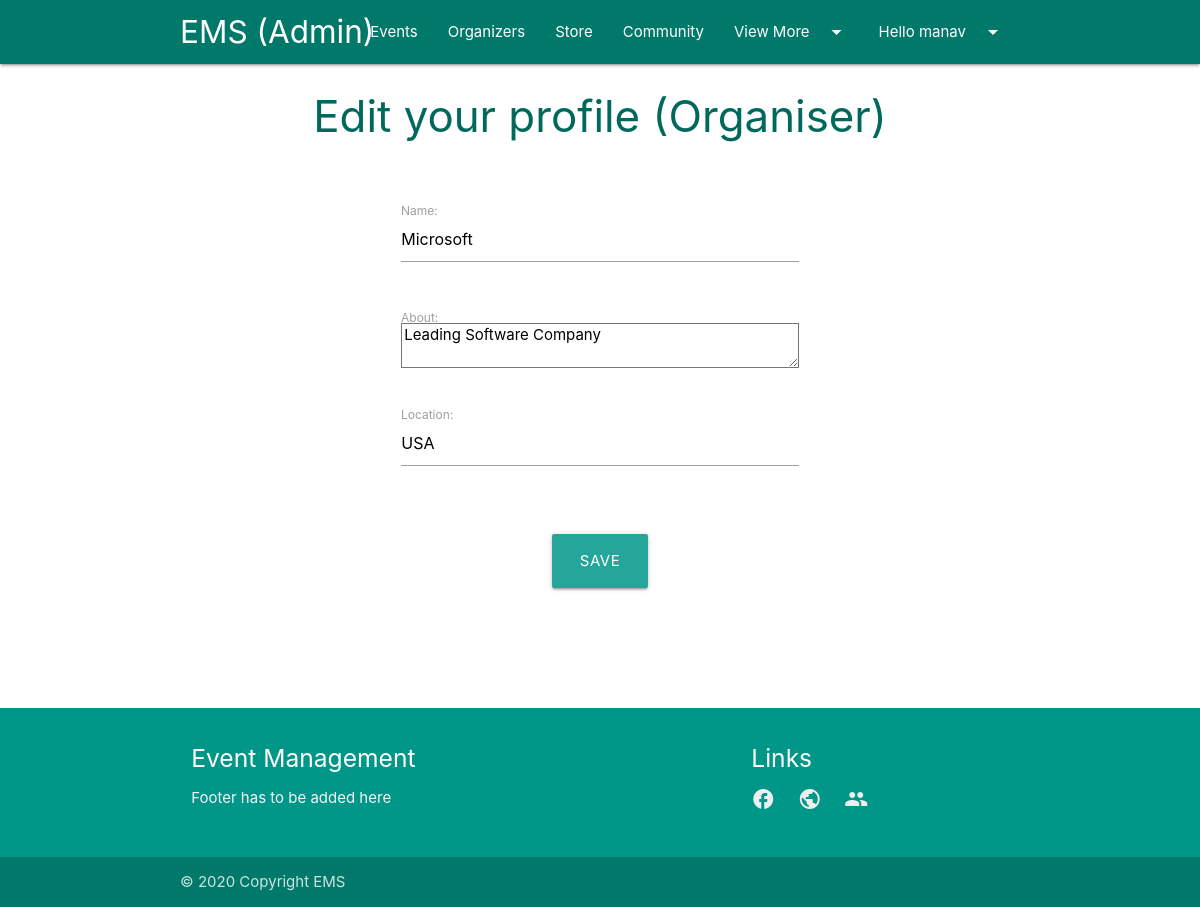
Screenshot of /edit_profile_organiser/13 (signed in) with the database file from the repository.
### ems/models.py (models this page shows, shortened)
class Organiser(models.Model):
    user = models.OneToOneField(User, null=True, on_delete=models.CASCADE)
    name = models.CharField(max_length=200, null=True)
    about = models.TextField(max_length=600, null=True)
    location = models.CharField(max_length=200, null=True)

### ems/views.py (the view)
# urls.py: path('edit_profile_organiser/<str:pk>', views.editProfileOrganiser, name='edit_profile_organiser')
@login_required(login_url='login')
def editProfileOrganiser(request, pk):
    organiser = Organiser.objects.get(id=pk)
    form = OrganiserForm(instance=organiser)
    if request.method == 'POST':
        form = OrganiserForm(request.POST, instance=organiser)
        if form.is_valid():
            form.save()
            return redirect('home')
    context = {
        'organiser': organiser,
        'form': form
    }
    return render(request, 'ems/organiser_form.html', context)

### ems/forms.py
class OrganiserForm(ModelForm):
    class Meta:
        model = Organiser
        fields = '__all__'

### ems/templatetags/auth_extras.py (called while the page is built)
@register.filter(name='has_group')
def has_group(user, group_name):
    group = Group.objects.get(name=group_name)
    return True if group in user.groups.all() else False

### ems/templates/ems/organiser_form.html (shortened to what this page needs)
{% extends 'ems/main.html' %}
{% load static %}
{% block content %}
<div class="container">
    <div class="row teal-text text-darken-3 center">
        <h3>Edit your profile (Organiser)</h3>
    </div>
    <br>
    <div class="row" style="margin-bottom: 100px;">
        <div class="col m6 offset-m3">
            <form action="" method="POST">
                <div class="input-field">
                    {{form.name}}
                    <label for="id_name">Name:</label>
                </div>
                <br>
                <div class="input-field">
                    {{form.about}}
                    <label for="id_about">About:</label>
                </div>
                <br>
                <div class="input-field">
                    {{form.location}}
                    <label for="id_location">Location:</label>
                    <br><br><br>
                </div>
                <div class="row center">
                    <button type="submit" class="btn btn-large">Save</button>
                </div>
            </form>
        </div>
    </div>
</div>
{% endblock %}

### ems/templates/components/navbar.html (shortened to what this page needs)
{% load auth_extras %}
<nav class="teal darken-2">
    <div class="container">
        <div class="nav-wrapper">
            <a href="{% url 'home' %}" class="brand-logo">EMS {% if request.user.is_staff %}(Admin){% endif %}</a>
            <ul id="nav-mobile" class="right hide-on-med-and-down">
                <li><a href="{% url 'events' %}">Events</a></li>
                <li><a href="{% url 'organisers' %}">Organizers</a></li>
                <li><a href="{% url 'store' %}">Store</a></li>
                <li><a href="{% url 'participants' %}">Community</a></li>
                <li><a href="#" class="dropdown-trigger" data-target="dropdown2">View More<i class="material-icons right">arrow_drop_down</i></a></li>
                {% if request.user.username %}
                    <li><a class="dropdown-trigger" href="#" data-target="dropdown1">Hello {{request.user.username}}<i class="material-icons right">arrow_drop_down</i></a></li>
                {% else %}
                    <li><a href="{% url 'login' %}">Login</a></li>
                {% endif %}
            </ul>
        </div>
    </div>
</nav>

### rows the page displays
Organiser: name "Microsoft", about "Leading Software Company", location "USA"

### other values shown
{{ request.user.username }} "manav"
